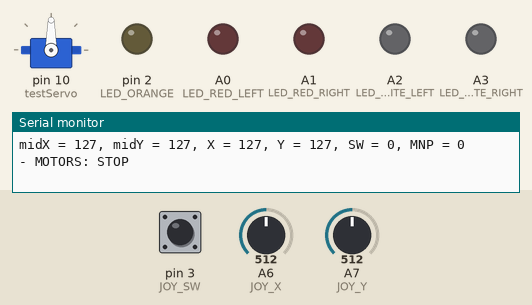
The sketch below on a simulated Arduino Nano, built with avr-gcc and run on an emulated ATmega328P. On the bench: servo, output pins drawn as LEDs (lit = HIGH), the last lines printed to the serial monitor. Dashed ring = blinking. Inputs (shaded band) come from the test bench; at power-on: A6 (JOY_X) = 512, A7 (JOY_Y) = 512, pin 3 (JOY_SW) HIGH.

Above: at 1.2 s.
1.3 s: A6 (JOY_X) set to 556
4.3 s: A6 (JOY_X) set to 587
At 4.8 s:
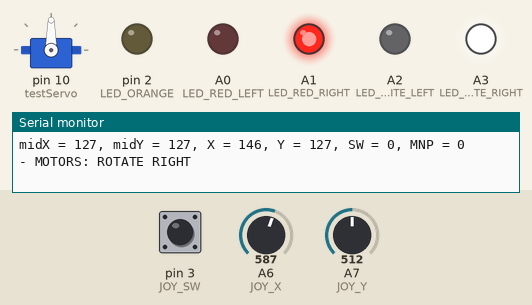
5.8 s: A7 (JOY_Y) set to 566
7.3 s: A7 (JOY_Y) set to 582
At 7.93 s:
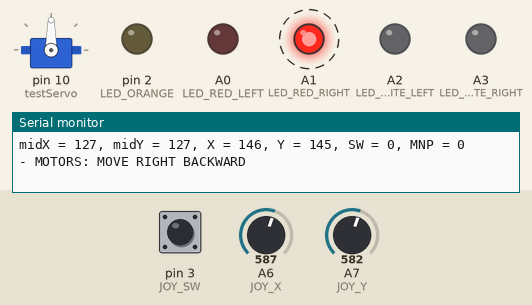
10.3 s: pin 3 (JOY_SW) pulled LOW for 0.15 s
At 10.58 s:
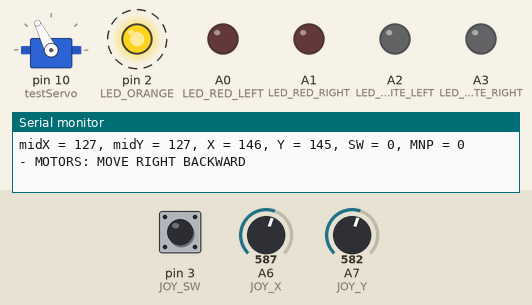
13.3 s: pin 3 (JOY_SW) pulled LOW for 0.15 s
At 13.48 s:
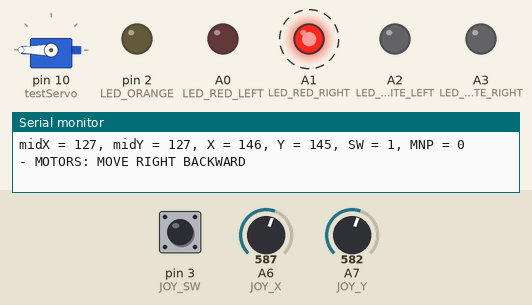
Timing chart, 0 to 17.3 s (numbered marks = the images above; inputs shaded):
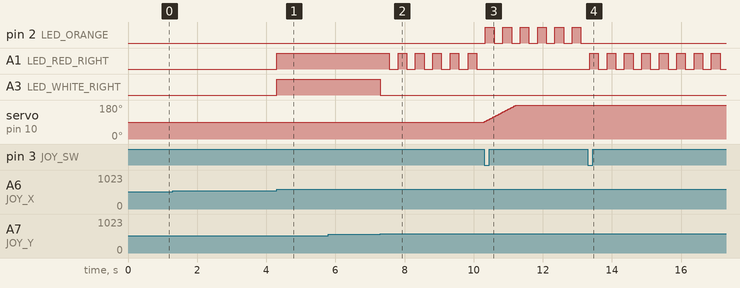

Measured:
- the behaviour switches between 573 and 574 on A6 (JOY_X) (found by bisection; images 0 and 1)
- the behaviour switches between 573 and 574 on A7 (JOY_Y) (found by bisection; images 1 and 2)
- after the input at 4.3 s, A1 (LED_RED_RIGHT), A3 (LED_WHITE_RIGHT): LOW → HIGH at once
- after the input at 7.3 s, A1 (LED_RED_RIGHT): alternates HIGH for 0.25 s and LOW for 0.25 s, starting after 0.26 s; A3 (LED_WHITE_RIGHT): HIGH → LOW at once
- after the input at 10.3 s, pin 2 (LED_ORANGE): alternates HIGH for 0.25 s and LOW for 0.25 s, starting at once; A1 (LED_RED_RIGHT): stops changing and stays LOW; servo on pin 10 (testServo): moves from 90° to 180° over 0.93 s, starting at once
- after the input at 13.3 s, pin 2 (LED_ORANGE): stops changing and stays LOW; A1 (LED_RED_RIGHT): alternates HIGH for 0.25 s and LOW for 0.25 s, starting after 0.06 s

The sketch:

millis4.ino
```cpp
/*
	Vitaliy Polyakov (C), polyakov.vs@mail.ru, 2024.
*/

#include <Servo.h>

#define LED_ORANGE 2
#define LED_WHITE_LEFT A2
#define LED_WHITE_RIGHT A3
#define LED_RED_LEFT A0
#define LED_RED_RIGHT A1

#define JOY_X A6
#define JOY_Y A7
#define JOY_SW 3

// Переменная mnpEnable (manipulator enable) управляет режимом работы робота:
// false - джойстик управляет двигателями, true - джойстик управляет
// манипулятором. Изменение режима происходит по нажатию на джойстик.
bool mnpEnable = false;

// Координаты и состояние кнопки, полученные с джойстика
byte x;
byte y;
bool sw;

byte midX;         // среднее положение джойстика по оси X
byte midY;         // среднее положение джойстика по оси Y
byte spread = 15;  // разброс средних значений джойстика

// Таймеры для millis()
unsigned long lcdDisplayTimer;  // отображение данных на LCD1602
unsigned long switchTimer;
unsigned long mnpLedTimer;  // мигание светодиодов
bool mnpLed = false;
bool ledOn = false;

Servo testServo;
byte testServoAngle;
byte joyServoAngle;

void setup() {
  Serial.begin(9600);
  pinMode(LED_ORANGE, OUTPUT);
  pinMode(LED_WHITE_LEFT, OUTPUT);
  pinMode(LED_WHITE_RIGHT, OUTPUT);
  pinMode(LED_RED_LEFT, OUTPUT);
  pinMode(LED_RED_RIGHT, OUTPUT);

  pinMode(JOY_X, INPUT);
  pinMode(JOY_Y, INPUT);
  pinMode(JOY_SW, INPUT_PULLUP);

  midX = map(analogRead(JOY_X), 0, 1023, 0, 255);
  midY = map(analogRead(JOY_Y), 0, 1023, 0, 255);

  testServo.attach(10);  // тестовый серво-привод подключен к цифровому пину 10
  testServo.write(90);   // начальное положение сервопривода
}

void loop() {
  x = map(analogRead(JOY_X), 0, 1023, 0, 255);
  y = map(analogRead(JOY_Y), 0, 1023, 0, 255);
  sw = !digitalRead(JOY_SW);

  if ((sw) && (millis() - switchTimer > 250)) {
	switchTimer = millis();
	mnpEnable = !mnpEnable;
  }

  if (mnpEnable) {
	// Работает манипулятор
	testServoAngle = testServo.read();
	joyServoAngle = map(x, 0, 255, 0, 180);

	if ((joyServoAngle > 85) && (joyServoAngle < 95)) {
	  // Ничего не делаем
	} else {
	  if ((joyServoAngle > 95) && (testServo.read()) < 180) {
		// Вращаем серво вправо
		testServo.write(testServo.read() + 1);
		delay(10);
	  } else if ((joyServoAngle < 85) && (testServo.read() > 0)) {
		// Вращаем серво влево
		testServo.write(testServo.read() - 1);
		delay(10);
	  }
	}

	// Манипулятор мигаем оранжевым светодиодом
	if (millis() - mnpLedTimer > 250) {
	  mnpLed = !mnpLed;
	  digitalWrite(LED_ORANGE, mnpLed);
	  mnpLedTimer = millis();
	}
  } else {
	digitalWrite(LED_ORANGE, LOW);
	// Работают двигатели шасси
	if ((x > midX - spread) && (x < midX + spread) && (y > midY - spread) && (y < midY + spread)) {
	  // Стоп двигателей
	  showMsg("MOTORS: STOP");
	  motorStop();
	} else if ((x > midX - spread) && (x < midX + spread) && (y < midY - spread)) {
	  // Движение вперед
	  showMsg("MOTORS: MOVE FORWARD");
	  motorFwd();
	} else if ((x > midX - spread) && (x < midX + spread) && (y > midY + spread)) {
	  showMsg("MOTORS: MOVE BACKWARD");
	  motorBwd();
	} else if ((y > midY - spread) && (y < midY + spread) && (x < midX - spread)) {
	  showMsg("MOTORS: ROTATE LEFT");
	  motorRotateLeft();
	} else if ((y > midY - spread) && (y < midY + spread) && (x > midX + spread)) {
	  showMsg("MOTORS: ROTATE RIGHT");
	  motorRotateRight();
	} else if ((x < midX - spread) && (y < midY - spread)) {
	  showMsg("MOTORS: MOVE LEFT FORWARD");
	  motorLeftFwd();
	} else if ((x > midX + spread) && (y < midY - spread)) {
	  showMsg("MOTORS: MOVE RIGHT FORWARD");
	  motorRightFwd();
	} else if ((x < midX - spread) && (y > midY + spread)) {
	  showMsg("MOTORS: MOVE LEFT BACKWARD");
	  motorLeftBwd();
	} else if ((x > midX + spread) && (y > midY + spread)) {
	  showMsg("MOTORS: MOVE RIGHT BACKWARD");
	  motorRightBwd();
	}
  }
}

void motorStop() {
  digitalWrite(LED_WHITE_LEFT, LOW);
  digitalWrite(LED_WHITE_RIGHT, LOW);
  digitalWrite(LED_RED_LEFT, LOW);
  digitalWrite(LED_RED_RIGHT, LOW);
}

void motorFwd() {
  digitalWrite(LED_WHITE_LEFT, HIGH);
  digitalWrite(LED_WHITE_RIGHT, HIGH);
}

void motorBwd() {
  digitalWrite(LED_RED_LEFT, HIGH);
  digitalWrite(LED_RED_RIGHT, HIGH);
}

void motorRotateLeft() {
  digitalWrite(LED_RED_LEFT, HIGH);
  digitalWrite(LED_RED_RIGHT, LOW);
  digitalWrite(LED_WHITE_LEFT, HIGH);
  digitalWrite(LED_WHITE_RIGHT, LOW);
}

void motorRotateRight() {
  digitalWrite(LED_RED_LEFT, LOW);
  digitalWrite(LED_RED_RIGHT, HIGH);
  digitalWrite(LED_WHITE_LEFT, LOW);
  digitalWrite(LED_WHITE_RIGHT, HIGH);
}

void motorLeftFwd() {
  if (millis() - mnpLedTimer > 250) {
	ledOn = !ledOn;
	digitalWrite(LED_WHITE_LEFT, ledOn);
	mnpLedTimer = millis();
  }
  digitalWrite(LED_WHITE_RIGHT, LOW);
  digitalWrite(LED_RED_LEFT, LOW);
  digitalWrite(LED_RED_RIGHT, LOW);
}

void motorRightFwd() {
  if (millis() - mnpLedTimer > 250) {
	ledOn = !ledOn;
	digitalWrite(LED_WHITE_RIGHT, ledOn);
	mnpLedTimer = millis();
  }
  digitalWrite(LED_WHITE_LEFT, LOW);
  digitalWrite(LED_RED_LEFT, LOW);
  digitalWrite(LED_RED_RIGHT, LOW);
}

void motorLeftBwd() {
  if (millis() - mnpLedTimer > 250) {
	ledOn = !ledOn;
	digitalWrite(LED_RED_LEFT, ledOn);
	mnpLedTimer = millis();
  }
  digitalWrite(LED_RED_RIGHT, LOW);
  digitalWrite(LED_WHITE_LEFT, LOW);
  digitalWrite(LED_WHITE_RIGHT, LOW);
}

void motorRightBwd() {
  if (millis() - mnpLedTimer > 250) {
	ledOn = !ledOn;
	digitalWrite(LED_RED_RIGHT, ledOn);
	mnpLedTimer = millis();
  }
  digitalWrite(LED_RED_LEFT, LOW);
  digitalWrite(LED_WHITE_LEFT, LOW);
  digitalWrite(LED_WHITE_RIGHT, LOW);
}


void showMsg(String str) {
  if (millis() - lcdDisplayTimer > 200) {
	Serial.print("midX = ");
	Serial.print(midX);
	Serial.print(", midY = ");
	Serial.print(midY);
	Serial.print(", X = ");
	if (x < 10) {
	  Serial.print("  ");
	} else if ((x > 10) && (x < 100)) {
	  Serial.print(" ");
	}
	Serial.print(x);
	Serial.print(", Y = ");
	if (y < 10) {
	  Serial.print("  ");
	} else if ((y > 10) && (y < 100)) {
	  Serial.print(" ");
	}
	Serial.print(y);
	Serial.print(", SW = ");
	Serial.print(sw);
	Serial.print(", MNP = ");
	Serial.print(mnpEnable);
	Serial.print("   - ");
	Serial.println(str);

	lcdDisplayTimer = millis();
  }
}
```
